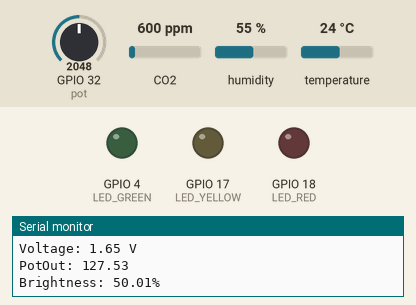
The sketch below on a simulated ESP32. Shown: output pins drawn as LEDs (lit = HIGH), the last lines printed to the serial monitor. Dashed ring = blinking. The test bench sets the inputs (shaded band); at power-on: CO2 600 ppm, GPIO 32 (pot) = 2048, humidity 55 %, temperature 24 °C.

Above: at 2.2 s.
2.3 s: CO2 set to 1255 ppm
At 4.6 s:
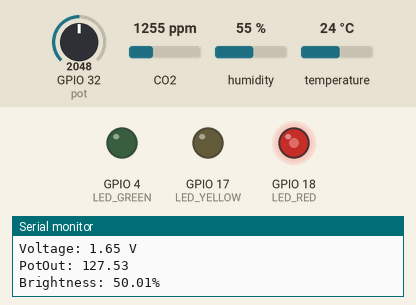
5.1 s: CO2 set to 1328 ppm
At 6.3 s:
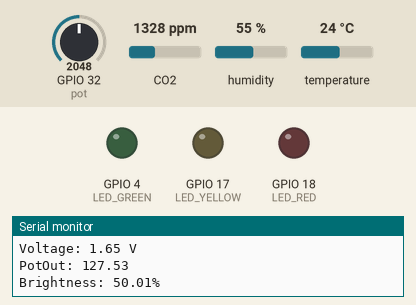
9.2 s: GPIO 32 (pot) set to 2866
15.4 s: CO2 set to 1984 ppm
18.7 s: CO2 set to 2034 ppm
At 19.9 s:
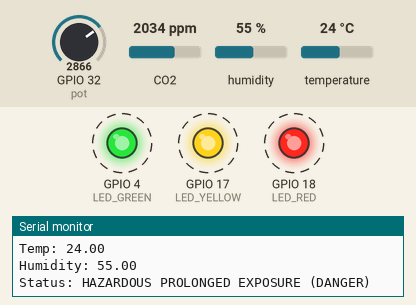
23.6 s: CO2 set to 1050 ppm
At 25.8 s:
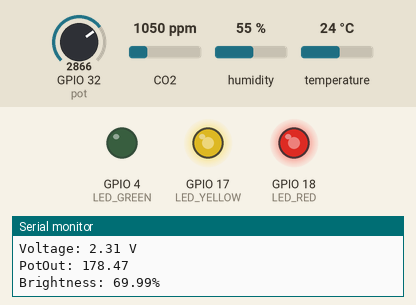
Timing chart, 0 to 27.3 s (numbered marks = the images above; inputs shaded):
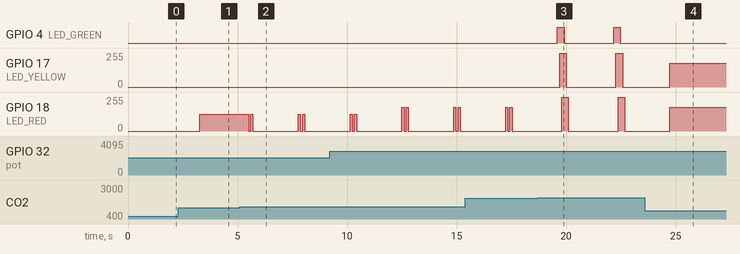

Measured:
- the behaviour switches between 1300 and 1301 ppm on CO2 (found by bisection; images 1 and 2)
- the behaviour switches between 2000 and 2001 ppm on CO2 (found by bisection; images 2 and 3)
- after the input at 2.3 s, GPIO 4 (LED_GREEN): stays LOW (without the input it goes to HIGH after 0.97 s); GPIO 17 (LED_YELLOW): stays 0/255 (without the input it goes to 127/255 after 0.97 s); GPIO 18 (LED_RED): 0/255 → 127/255 after 0.97 s
- after the input at 5.1 s, GPIO 18 (LED_RED): goes 0/255 0.10 s, 127/255 0.10 s, 0/255 2.1 s, 127/255 0.10 s, 0/255 0.10 s, 127/255 0.10 s, then 0/255, starting after 0.40 s
- after the input at 18.7 s, GPIO 4 (LED_GREEN): alternates HIGH for 0.30 s and LOW for 2.3 s, starting after 0.91 s; GPIO 17 (LED_YELLOW): alternates 255/255 for 0.30 s and 0/255 for 2.3 s, starting after 1.0 s
- after the input at 23.6 s, GPIO 4 (LED_GREEN): stays LOW (without the input it goes to HIGH after 1.1 s)

The sketch:

CO2_TEMP_HUMIDITY_WEBSERVER_V7_Commented.ino
```cpp
// LPHYS2104 - Data acquisition, digital electronics and microelectronics - Charlie Taylor - Project 2025

//-------------- Libraries --------------------------------

// I2C communication library (used by the SCD30)
#include <Wire.h>

// Adafruit SCD30 CO2 sensor library
#include "Adafruit_SCD30.h"

// ESP32 WiFi and WebServer libraries
#include <WiFi.h>
#include <WebServer.h>

//-------------- CO2, Temp and Humidity sensor --------------------------------

// Create the SCD30 sensor object
Adafruit_SCD30 scd30;

//-------------- LED Pins --------------------------------
const int LED_GREEN = 4;
const int LED_YELLOW = 17;
const int LED_RED = 18;

//---------------Potentiometer-----------------------------
const int pot = 32;

// ESP32 wifi and webserver setup
const char* ssid     = "ESP32_ACCESS_POINT_CHARLIE";
const char* password = "password";

//Create a web server listening on port 80 (standard HTTP)
WebServer server(80);

// Setup variables that hold the readings and what the webpage will read/display
float currentCO2 = 0.0;
float currentTemp = 0.0;
float currentHumidity = 0.0;
float potValue= 0.0;
float potVoltage = 0.0;
float potOut = 0.0;
float LEDBrightness = 0.0;
String co2status = "";


// Establish function (void) for the sensor readings, LED output and printed co2 status
// analogWrite is used rather than digitalWrite to enable the potentiometer to vary the brightness
void checkAirQuality(float co2_reading) {
  Serial.print("Status: ");

  if (co2_reading <= 450) {
    Serial.println("Healthy outside air level (Excellent)");
    co2status = "Excellent";
    analogWrite(LED_GREEN, potOut);
    analogWrite(LED_YELLOW, 0);
    analogWrite(LED_RED, 0);
  }
  else if (co2_reading <= 700) {
    Serial.println("Healthy indoor climate (Good)");
    co2status = "Good";
    analogWrite(LED_GREEN, potOut);
    analogWrite(LED_YELLOW, potOut);
    analogWrite(LED_RED, 0);
  }
  else if (co2_reading <= 900) {
    Serial.println("Acceptable level (Fair)");
    co2status = "Fair";
    analogWrite(LED_GREEN, 0);
    analogWrite(LED_YELLOW, potOut);
    analogWrite(LED_RED, 0);
  }
  else if (co2_reading <= 1100) {
    Serial.println("Ventilation required (Poor)");
    co2status = "Poor";
    analogWrite(LED_GREEN, 0);
    analogWrite(LED_YELLOW, potOut);
    analogWrite(LED_RED, potOut);
  }
  else if (co2_reading <= 1300) {
    Serial.println("Ventilation necessary (Bad)");
    co2status = "Bad";
    analogWrite(LED_GREEN, 0);
    analogWrite(LED_YELLOW, 0);
    analogWrite(LED_RED, potOut);
  }
  else if (co2_reading <= 2000) {
    Serial.println("Negative health effects (Very Bad)");
    co2status = "Very Bad";
    analogWrite(LED_GREEN, 0);
    analogWrite(LED_YELLOW, 0);
    analogWrite(LED_RED, potOut);
    delay(100);
    analogWrite(LED_RED, 0);
    delay(100);
    analogWrite(LED_RED, potOut);
    delay(100);
    analogWrite(LED_RED, 0);
  }
  else {
    Serial.println("HAZARDOUS PROLONGED EXPOSURE (DANGER)");
    co2status = "DANGER";
    //analogWrite(LED_GREEN, 0);
    //analogWrite(LED_YELLOW, 0);
    //analogWrite(LED_RED, 0);
    //delay(100);
    analogWrite(LED_GREEN, 255);
    delay(100);
    analogWrite(LED_YELLOW, 255);
    delay(100);
    analogWrite(LED_RED, 255);
    delay(100);
    analogWrite(LED_GREEN, 0);
    delay(100);
    analogWrite(LED_YELLOW, 0);
    delay(100);
    analogWrite(LED_RED, 0);
  }
}

// Webpage handler from tutorial with edits to display what we want
//Does display of the sensor numbers and the figures as well as pulling the data effectively runnning its own script
void handleRoot() {
  //Stores a large HTML page in flash memory (PROGMEM)
  const char html[] PROGMEM = R"rawliteral(

<!DOCTYPE html>
<html>
<head>
  <meta name='viewport' content='width=device-width, initial-scale=1'>
  <script src='https://cdn.jsdelivr.net/npm/chart.js'></script>
  <style>
    body { font-family: Helvetica; text-align: center; }
    h1 { color: #333; }
    .value { font-size: 2em; }
    canvas { max-width: 100%; }
  </style>
</head>
<body>
<h1>ESP32 Air Quality Monitor</h1>
<p>CO2 (ppm): <span id='co2' class='value'>---</span></p>
<p>CO2 Status: <span id='co2status' class='value'>---</span></p>
<p>Temperature (Celsius): <span id='temp' class='value'>---</span></p>
<p>Humidity (%): <span id='hum' class='value'>---</span></p>
<p>LED Brightness (%): <span id='ledBright' class='value'>---</span></p>

<canvas id='co2Chart'></canvas>
<canvas id='tempChart'></canvas>
<canvas id='humChart'></canvas>
<p>Page refreshes automatically.</p>
<p>Built by Charlie Taylor for LPHYS2104 - Enjoy.</p>

<script>
let seconds = 0;
let labels = [];
let co2Data = [];
const ctx = document.getElementById('co2Chart').getContext('2d');
const chart = new Chart(ctx, {
  type: 'line',
  data: {
    labels: labels,
    datasets: [{
      label: 'CO2 (ppm)',
      data: co2Data,
      borderColor: 'red',
      fill: false
    }]
  },
  options: {
    animation: false,
    scales: {
      x: { title: { display: true, text: 'Time since start' } },
      y: { title: { display: true, text: 'CO2 (ppm)' } }
    }
  }
});
let tempLabels = [];
let tempData = [];
const tempCtx = document.getElementById('tempChart').getContext('2d');
const tempChart = new Chart(tempCtx, {
  type: 'line',
  data: {
    labels: tempLabels,
    datasets: [{
      label: 'Temperature (Celsius)',
      data: tempData,
      borderColor: 'green',
      fill: false
    }]
  },
  options: {
    animation: false,
    scales: {
      x: { title: { display: true, text: 'Time since start (s)' } },
      y: { title: { display: true, text: 'Temperature (°C)' } }
    }
  }
});
let humLabels = [];
let humData = [];
const humCtx = document.getElementById('humChart').getContext('2d');
const humChart = new Chart(humCtx, {
  type: 'line',
  data: {
    labels: humLabels,
    datasets: [{
      label: 'Humidity (%)',
      data: humData,
      borderColor: 'blue',
      fill: false
    }]
  },
  options: {
    animation: false,
    scales: {
      x: { title: { display: true, text: 'Time since start (s)' } },
      y: { title: { display: true, text: 'Humidity (%)' } }
    }
  }
});


function updateData() {
  fetch('/data').then(r => r.text()).then(d => {
    let v = d.split(',');
    document.getElementById('co2').innerHTML = v[0];
    document.getElementById('temp').innerHTML = v[1];
    document.getElementById('hum').innerHTML = v[2];
    document.getElementById('ledBright').innerHTML = v[3];
    document.getElementById('co2status').innerHTML = v[4];
    // The above fetches all the different required sensor inputs (and the CO2 status) that will be displayed.


    seconds += 2;       // increment by X seconds each update
    labels.push(seconds); // use seconds as the label
    co2Data.push(parseFloat(v[0]));
    if (labels.length > 600) { labels.shift(); co2Data.shift(); }
    chart.update();
    tempLabels.push(seconds);
    tempData.push(parseFloat(v[1])); // v[1] is temperature
    if (tempLabels.length > 600) { tempLabels.shift(); tempData.shift(); }
    tempChart.update();
    humLabels.push(seconds);
    humData.push(parseFloat(v[2])); // v[2] is humidity
    if (humLabels.length > 600) { humLabels.shift(); humData.shift(); }
    humChart.update();

  });
}

setInterval(updateData, 2000);
updateData();
</script>
</body>
</html>
)rawliteral";

  server.send(200, "text/html", html);
}

//called when the browser requests data
void handleData() {
  //combine the data into a comma seperated string
  String data = String(currentCO2, 1) + "," +
                String(currentTemp, 1) + "," +
                String(currentHumidity, 1) + "," +
                String(LEDBrightness, 1) + "," +
                co2status;

  //send the data to the server
  server.send(200, "text/plain", data);
}

//-----SETUP (only runs once)-----------------------------

void setup() {
  //Establish Serial monitor and its baud rate
  Serial.begin(9600);
  //Delay to enable the serial to establish
  delay(1000);

  //---------LEDs------------------
  pinMode(LED_GREEN, OUTPUT);
  pinMode(LED_YELLOW, OUTPUT);
  pinMode(LED_RED, OUTPUT);

  //---------Sensor----------------
  //Establish I2C communication
  Wire.begin();
  //Communicate with sensor
  if (!scd30.begin()) {
    Serial.println("Failed to find SCD30 sensor!");
    while (1) delay(10);
  }
  Serial.println("SCD30 sensor found!");

  //---------WiFi----------------
  WiFi.mode(WIFI_AP);
  WiFi.softAP(ssid, password);

  Serial.println("ESP32 Access Point started");
  Serial.print("IP address: ");
  Serial.println(WiFi.softAPIP());

  //---------Webserver----------------
  server.on("/", handleRoot);
  server.on("/data", handleData);

  server.begin();
  Serial.println("Web server started");
}

//-----------LOOP (runs continuously)-------------------

void loop() {

  // Handle incoming web requests
  server.handleClient();

  // Check if new sensor data is available
  if (scd30.dataReady()) {
    //Read the sensor data into the objects
    if (scd30.read()) {

      // Update sensor values and print them
      currentCO2 = scd30.CO2;
      currentTemp = scd30.temperature;
      currentHumidity = scd30.relative_humidity;
      //Serial.println("--- New Sensor Data ---");
      Serial.print("IP address: ");
      Serial.println(WiFi.softAPIP());
      Serial.print("CO2: "); Serial.println(currentCO2);
      Serial.print("Temp: "); Serial.println(currentTemp);
      Serial.print("Humidity: "); Serial.println(currentHumidity);
      Serial.println();

      // Update LEDs
      checkAirQuality(currentCO2);
    }
  }
  // Read the analog value (0-4095) from the pin
  potValue = analogRead(pot);
  //convert 12 bit input to Voltage value
  potVoltage = potValue * (3.3 / 4095.0);
  //convert to 8 bit PWM output
  potOut = potValue * (255/4095.0);
  //Conver PWM to percentage
  LEDBrightness = (potOut / 255) * 100;


  Serial.print("Analog Value: ");
  Serial.println(potValue); // Print the raw value (0-4095)

  Serial.print("Voltage: ");
  Serial.print(potVoltage);
  Serial.println(" V");
  Serial.print("PotOut: ");
  Serial.println(potOut);
  Serial.print("Brightness: ");
  Serial.print(LEDBrightness);
  Serial.println("%");


  // Short delay to avoid over printing (designed to match the 2 second cycle of the sensors)
  delay(2000);
}
```
